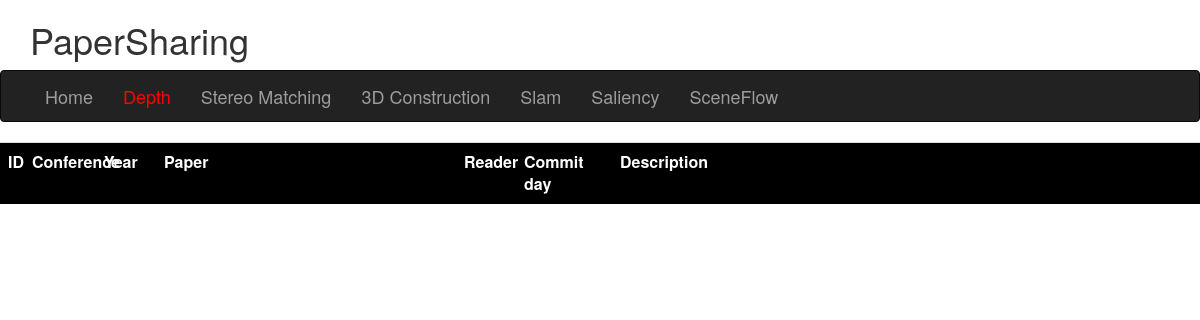
/1/, run on the app's committed database.
### share/models.py (models this page shows)
class Catalogue(models.Model):
    catalogue_text = models.CharField(max_length=200)
    pub_date = models.DateTimeField('date published')
    def __str__(self):
        return self.catalogue_text

### share/views.py (the view)
# urls.py: path('<int:catalogue_id>/', views.detail, name='detail'),
def detail(request, catalogue_id):
    try:
    	catalogue = Catalogue.objects.get(pk=catalogue_id)
    	catalogue_list = Catalogue.objects.all()
    	context = {'catalogue_list': catalogue_list, 'catalogue': catalogue}
    	print(catalogue)
    except Catalogue.DoesNotExist:
        raise Http404("Catalogue does not exist")
    return render(request, 'share/detail.html', context)

### share/templates/share/detail.html (shortened to what this page needs)
{% load static %}
<html>
<head>
<link rel="stylesheet" href="http://cdn.bootcss.com/bootstrap/3.3.4/css/bootstrap.min.css">
<link rel="stylesheet" type="text/css" href="{% static 'share/style.css' %}">
</head>
<body>
<main role="main" class="container">
      <h1 class="mt-5">PaperSharing    </h1>
</main>
<nav class="navbar navbar-inverse ">
  <div class="container">
      <ul class="nav navbar-nav">
        <li><a href="{%url 'index'%}"><font size="4px">Home</font></a></li>
        {% if catalogue_list %}
            {% for each in catalogue_list %}
            	{%if each.catalogue_text == catalogue.catalogue_text%}
                	<li><a href="{% url 'detail' each.id %}">   <font size="4px"><font color="red">{{ each.catalogue_text }}</font></font>         </a></li>
                {%else%}
                	<li><a href="{% url 'detail' each.id %}"> <font size="4px">{{ each.catalogue_text }} </font></a></li>
            	{%endif%}
            {% endfor %}
        {% else %}
            <p>No polls are available.</p>
        {% endif %}
      </ul>
  </div>
</nav>
  <table class="table table-hover table-sm table-striped" style="table-layout: fixed;">
        <tr>
            <th bgcolor="black" width="2%"> <font color="white">ID</font> </th>
            <th bgcolor="black" width="6%"> <font color="white">Conference</font> </th>
            <th bgcolor="black" width="5%"><font color="white">Year</font></th>
            <th bgcolor="black" width="25%"> <font color="white">Paper </font> </th>
            <th bgcolor="black" width="5%"><font color="white">Reader</font></th>
            <th bgcolor="black" width="8%"><font color="white">Commit day </font></th>
            <th bgcolor="black"><font color="white">Description</font></th>
        </tr>
  </table>
</body>
</html>

### data on the page
Catalogue: catalogue_text "Depth"
Catalogue: catalogue_text "Stereo Matching"
Catalogue: catalogue_text "3D Construction"
Catalogue: catalogue_text "Slam"
Catalogue: catalogue_text "Saliency"
Catalogue: catalogue_text "SceneFlow"
